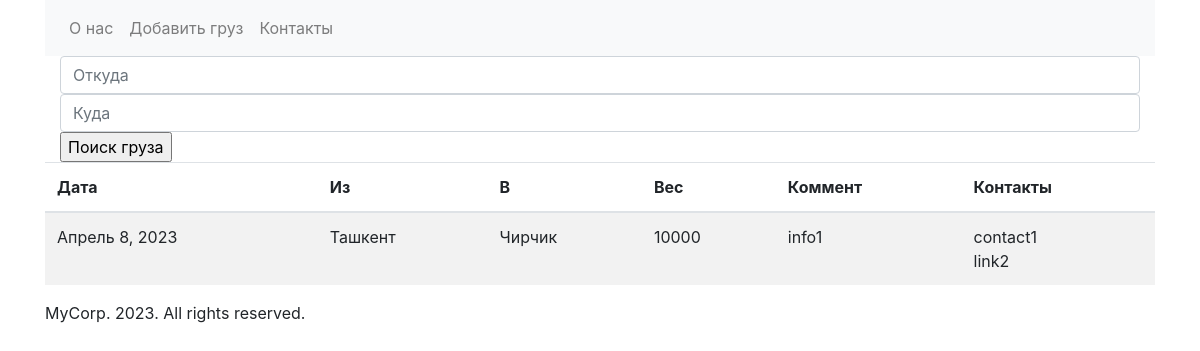
Before: / with the older database file.
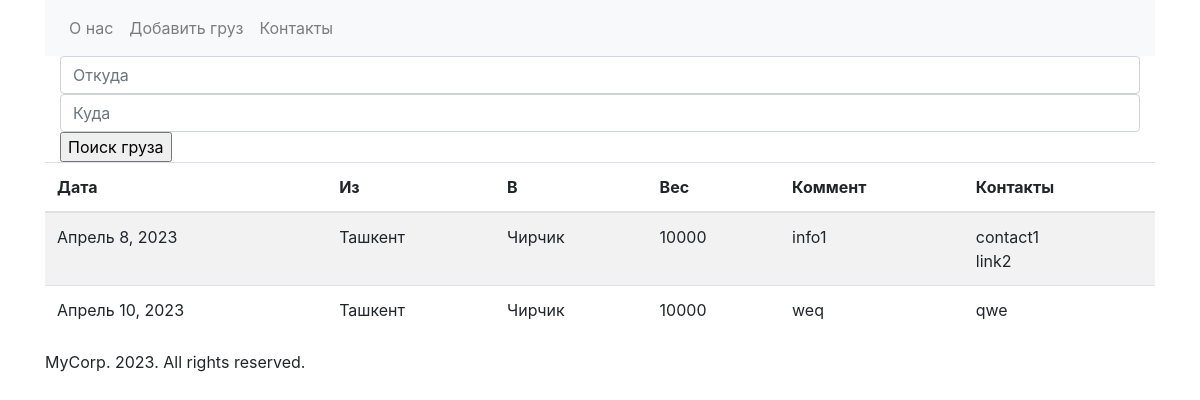
After: the same page with the newer database file.
### core/models.py (models this page shows, shortened)
class Freights(models.Model):
    FromLoc=models.ForeignKey('GeoLocations',related_name='fromloc',on_delete=models.CASCADE,verbose_name='Откуда')
    ToLoc=models.ForeignKey('GeoLocations',related_name='toloc', on_delete=models.CASCADE,verbose_name='Куда')
    Weight=models.CharField(max_length=50,verbose_name='Вес')
    Comment=models.CharField(max_length=500,verbose_name='Инфо')
    SubmitedDate=models.DateField(verbose_name='Дата публикации')
    Contact=models.CharField(max_length=100,verbose_name='Контакты')
    User=models.ForeignKey(User, null=True ,on_delete=models.CASCADE, verbose_name='Пользователь')
    TLLinkMessage=models.CharField(max_length=100,null=True,verbose_name='Ссылка на пост')
    TLLinkUser = models.CharField(max_length=100, null=True, verbose_name='Ссылка на пользователя')
    Active=models.BooleanField(default=True,verbose_name='Есть на сайте')
    class Meta:
        verbose_name = 'Грузоперевозка'
        verbose_name_plural = 'Грузоперевозки'

class GeoLocations(models.Model):
    GeoLocationName=models.CharField(max_length=50,verbose_name='Название')
    GeoLocationParentId=models.ForeignKey('self', blank=True, null=True, related_name='children',on_delete=models.CASCADE,verbose_name='Родитель')
    GeoLocationTypeId=models.ForeignKey('GeoLocationType',on_delete=models.CASCADE, verbose_name='Тип геолокации')
    FromGeoLocationWord=models.CharField(max_length=50,verbose_name='Из ...',default="")
    ToGeoLocationWord=models.CharField(max_length=50,verbose_name='В ...',default="")
    class Meta:
        verbose_name='Геолокация'
        verbose_name_plural='Геолокации'

### core/views.py (the view)
# urls.py: path("", views.freight),
def freight(request):
    fromloc = request.GET.get("fromTxt")
    toloc = request.GET.get("toTxt")
    try:
        fromId=GeoLocations.objects.get(GeoLocationName=fromloc)
    except GeoLocations.DoesNotExist:
        fromId = None
    try:
        toId = GeoLocations.objects.get(GeoLocationName=toloc)
    except GeoLocations.DoesNotExist:
        toId=None
    freights=Freights.objects.all()
    geoloc = GeoLocations.objects.all()
    return render(request, "index.html", {'geoloc': geoloc ,'freights':freights})

### core/templates/index.html
{% extends "master.html" %}
{% block bar %}
{% include "SearchForm.html" %}
{% endblock %}
{% block content %}
<table class="table table-striped">
    <thead>
    <tr>
        <th> Дата </th>
        <th> Из </th>
        <th> В </th>
        <th> Вес </th>
        <th> Коммент </th>
        <th> Контакты </th>
    </tr>
    </thead>
<tbody>
    {%for freight in freights %}
    <tr>
        <td> {{freight.SubmitedDate}}</td>
        <td> {{freight.FromLoc.GeoLocationName}}</td>
        <td> {{freight.ToLoc.GeoLocationName}}</td>
        <td> {{freight.Weight}}</td>
        <td> {{freight.Comment}}</td>
        <td> {% if freight.Contact is not None %}
            {{freight.Contact}} <br>
            {% endif %}
            {% if freight.TLLinkUser is not None %}
            {{freight.TLLinkUser}}
            {% endif %}
        </td>
    </tr>
    {% endfor %}
    </tbody>
</table>
{% endblock content %}

### core/templates/master.html (shortened to what this page needs)
<!DOCTYPE html>
<html>
<head>
    <link href="http://ajax.googleapis.com/ajax/libs/jqueryui/1.8.16/themes/ui-lightness/jquery-ui.css" rel="stylesheet"
        type="text/css" />
    <link rel="stylesheet" href="https://cdn.jsdelivr.net/npm/bootstrap@4.3.1/dist/css/bootstrap.min.css">
</head>
<body>
<div class="container">
<nav class="navbar navbar-expand-lg navbar-light bg-light">
    <div class="collapse navbar-collapse" id="navbarNavAltMarkup">
    <div class="navbar-nav">
      <a class="nav-item nav-link" href="about">О нас</a>
      <a class="nav-item nav-link" href="addfreight">Добавить груз</a>
      <a class="nav-item nav-link" href="contact">Контакты</a>
    </div>
  </div>
    </nav>
    <div>{% block bar%}{% endblock bar %}</div>
    <div>{% block content%}{% endblock content %}</div>
    <div>MyCorp. {% now 'Y' %}. All rights reserved.</div>
</body>
</html>

### core/templates/SearchForm.html (shortened to what this page needs)
 <form method="get" action="">
        <div class="container">
        <div class="row">
  <div class="col">
    <input type="text" name="fromTxt" id="fromTxt"  class="form-control" placeholder="Откуда" aria-label="Откуда">
    <input type="text" name="toTxt" id="toTxt" class="form-control" placeholder="Куда" aria-label="Куда">
            <input type="submit" value="Поиск груза">
                 </div>
</div>
        </div>
    </form>

Changed rows visible on the page:
added Freights: SubmitedDate "Апрель 10, 2023", FromLoc.GeoLocationName "Ташкент", ToLoc.GeoLocationName "Чирчик", Weight "10000", Comment "weq", Contact "qwe"
